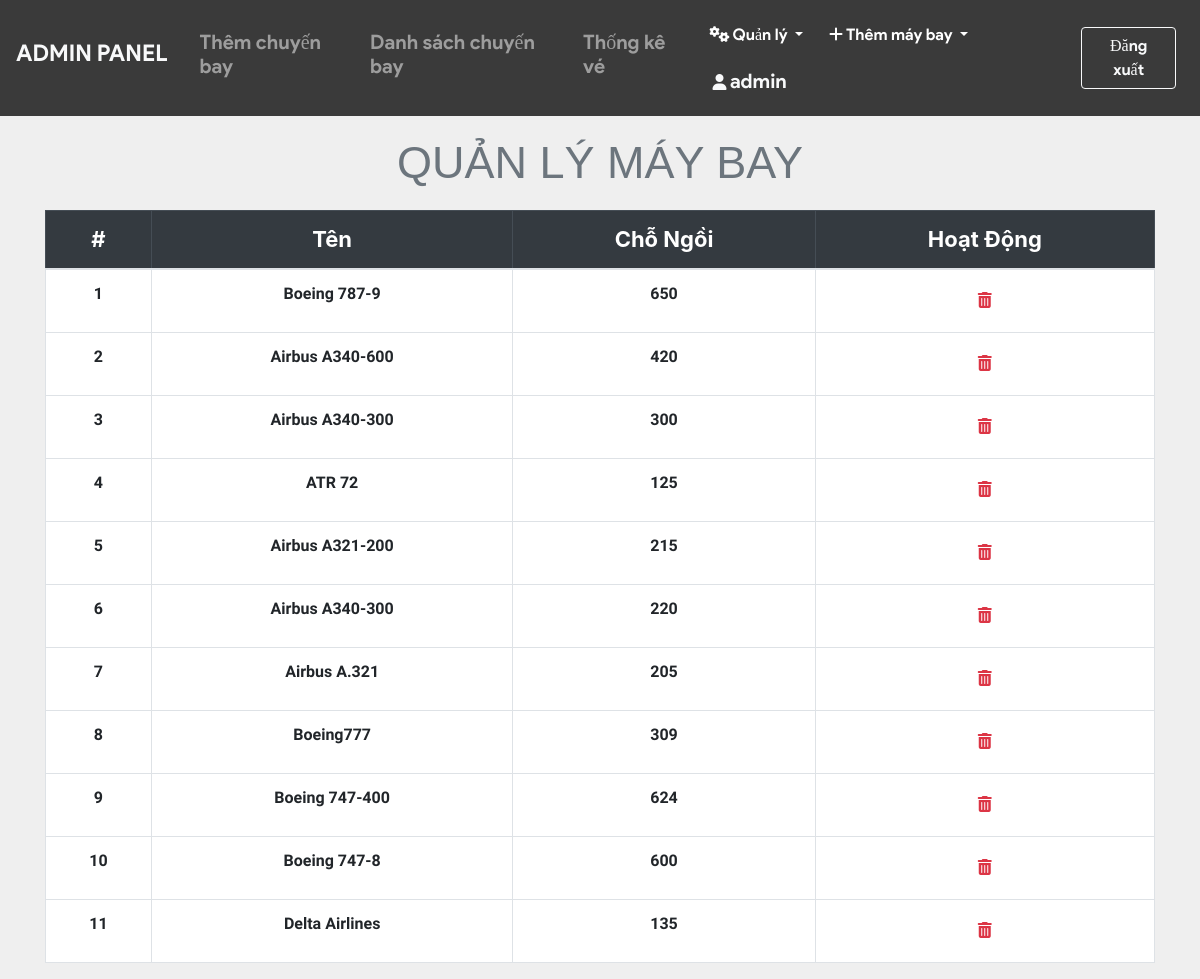
Page /admin/list_airlines.php (signed in) on the committed database.
### tables this page shows
CREATE TABLE `airline` (
  `airline_id` int(11) NOT NULL,
  `name` varchar(50) NOT NULL,
  `seats` int(11) NOT NULL
);

### admin/list_airlines.php (the view, shortened to what this page needs)
<?php include_once 'header.php'; ?>
<?php include_once 'footer.php';
require '../helpers/init_conn_db.php';?>
    <main>
        <?php if(isset($_SESSION['adminId'])) { ?>
          <div class="container-md mt-2">
            <h1 class="display-4 text-center text-secondary"
              >QUẢN LÝ MÁY BAY</h1>
            <table class="table table-bordered">
              <thead class="table-dark">
                <tr>
                  <th scope="col">#</th>
                  <th scope="col">Tên</th>
                  <th scope="col">Chỗ Ngồi</th>
                  <th scope="col">Hoạt Động</th>
                </tr>
              </thead>
              <tbody>
                <?php
                $cnt=1;
                $sql = 'SELECT * FROM airline ORDER BY airline_id ASC';
                $stmt = mysqli_stmt_init($conn);
                mysqli_stmt_prepare($stmt,$sql);
                mysqli_stmt_execute($stmt);
                $result = mysqli_stmt_get_result($stmt);
                while ($row = mysqli_fetch_assoc($result)) {
                  echo "
                  <tr class='text-center'>
                    <td scope='row'>".$cnt." </a> </td>
                    <td>".$row['name']."</td>
                    <td>".$row['seats']."</td>
                    <td>
                    <form action='list_airlines.php' method='post'>
                      <input name='airline_id' type='hidden' value=".$row['airline_id'].">
                      <button  class='btn' type='submit' name='del_airlines'>
                      <i class='text-danger fa fa-trash'></i></button>
                    </form>
                    </td>
                  </tr>
                  ";
               $cnt++; }
                ?>
              </tbody>
            </table>
          </div>
        <?php } ?>
    </main>

### admin/list_airlines.php (style rules this page uses)
table { background-color: white; }
h1 { margin-top: 20px; margin-bottom: 20px; font-family: 'Arial'; font-size: 45px !important; font-weight: lighter; }
body { background-color: #efefef; }
th { font-size: 22px; }
td { margin-top: 10px !important; font-size: 16px; font-weight: bold; font-family: 'Assistant', sans-serif !important; }
.table-dark { text-align: center; }

### rows in the picture
airline: name "Boeing 787-9", seats "650"
airline: name "Airbus A340-600", seats "420"
airline: name "Airbus A340-300", seats "300"
airline: name "ATR 72", seats "125"
airline: name "Airbus A321-200", seats "215"
airline: name "Airbus A340-300", seats "220"
airline: name "Airbus A.321", seats "205"
airline: name "Boeing777", seats "309"
airline: name "Boeing 747-400", seats "624"
airline: name "Boeing 747-8", seats "600"
airline: name "Delta Airlines", seats "135"

### other values in the picture
$_SESSION['adminUname'] "admin"
